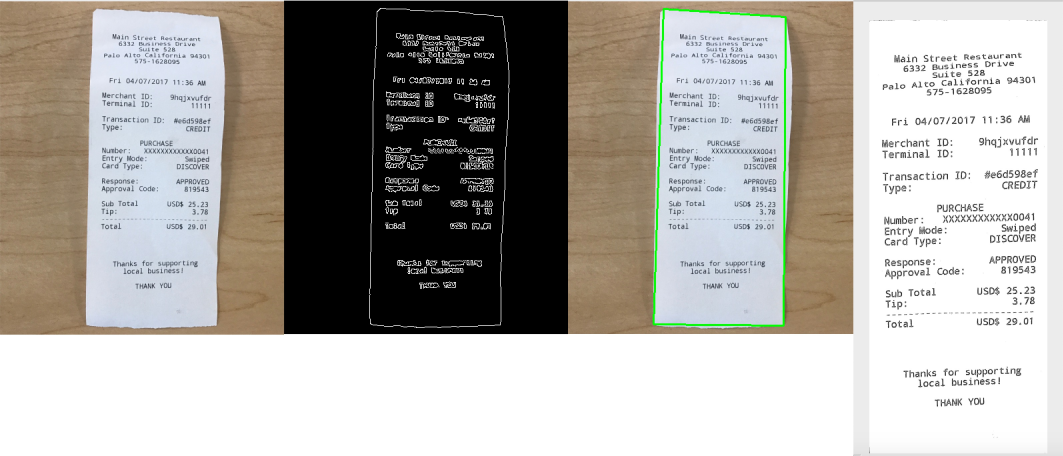
#> input picture img/document_scanner.jpg, 3188 x 1368 px (shown at 1/3 size)
$ python resize.py --image ../img/document_scanner.jpg
#> lines starting #> are read from the running program, lines starting #| are printed output that depends on the picture
import cv2
import numpy as np
import argparse

ap = argparse.ArgumentParser()
ap.add_argument("-i", "--image", required=True, help="path to input image")
args = vars(ap.parse_args())


image = cv2.imread(args["image"])
#> image is the input picture: shape (1368, 3188, 3); mean B, G, R 164.3, 169.4, 172.5
cv2.imshow("Original", image)

#Compute the ratio if converting to 150
r = 150.0 / image.shape[1]
#> r = 0.0471
dim = (150, int(image.shape[0] * r))
#> dim = (150, 64)

resized = cv2.resize(image, dim, interpolation = cv2.INTER_AREA)
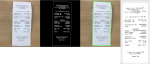
#> resized: shape (64, 150, 3); mean B, G, R 164.3, 169.4, 172.5
cv2.imshow("resized", resized)
cv2.waitKey(0)

def resize(image, width = None, height = None, inter=cv2.INTER_AREA):

#> called with width = 500, height = 2000, inter = 3
    if (width == None and height == None):
        return image

    elif (width == None and height is not None):
        r = float(height) / image.shape[0]
        dim = (int(image.shape[1] * r), height)
        return cv2.resize(image, dim, interpolation=inter)

    elif (height == None and width is not None):
        r =  float(width) / image.shape[1]
        dim = (width, int(image.shape[1] * r))
        return cv2.resize(image, dim, interpolation=inter)

    elif (height is not None and width is not None):
        return cv2.resize(image, (width, height), interpolation=inter)
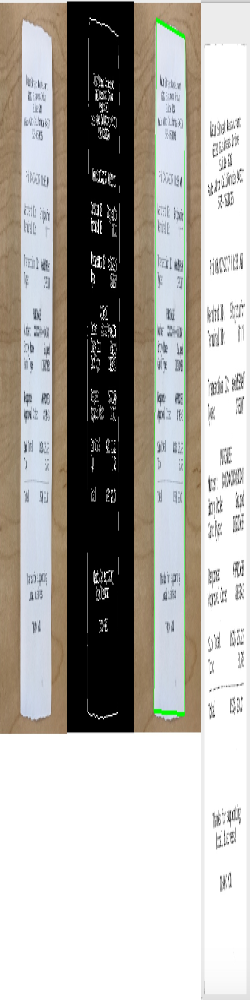
#> returned value: shape (2000, 500, 3) (shown at 1/2 size); mean of channels 0, 1, 2 164.1, 169.2, 172.3; drawn as B, G, R


resized = resize(image, 500, 2000)
cv2.imshow("resized", resized)
cv2.waitKey(0)

$ run again, on img/omr.jpg
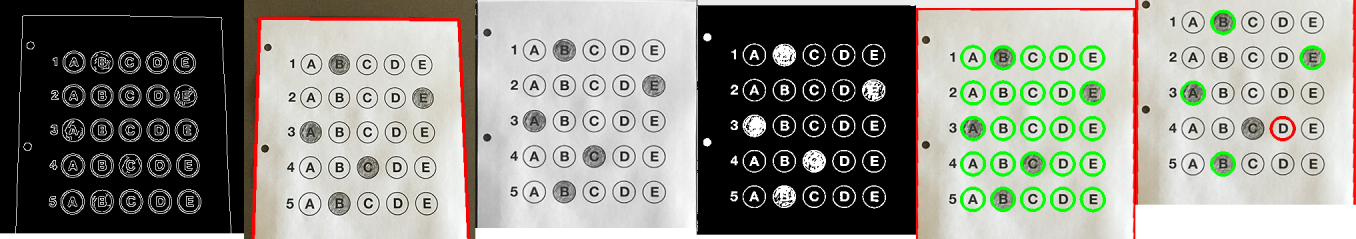
#> input picture img/omr.jpg, 4066 x 716 px (shown at 1/3 size)
#> image is the input picture: shape (716, 4066, 3); mean B, G, R 133.4, 141.8, 141
#> `resized = cv2.resize(image, dim, interpolation = cv2.INTER_AREA)`:
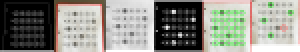
#> resized: shape (26, 150, 3) (shown 2 times larger); mean B, G, R 133.4, 141.8, 141
#> in resize, `return cv2.resize(image, (width, height), interpolation=inter)`:
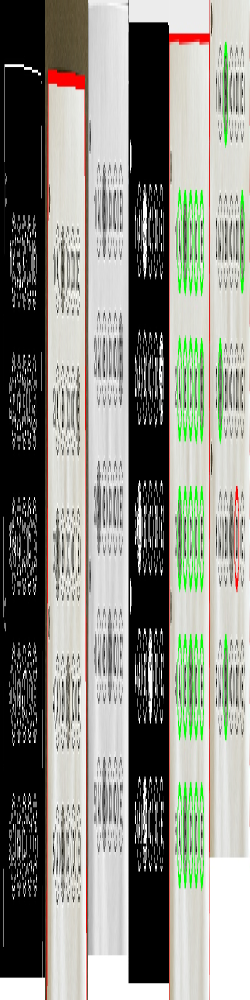
#> returned value: shape (2000, 500, 3) (shown at 1/2 size); mean of channels 0, 1, 2 133.1, 141.4, 140.7; drawn as B, G, R
